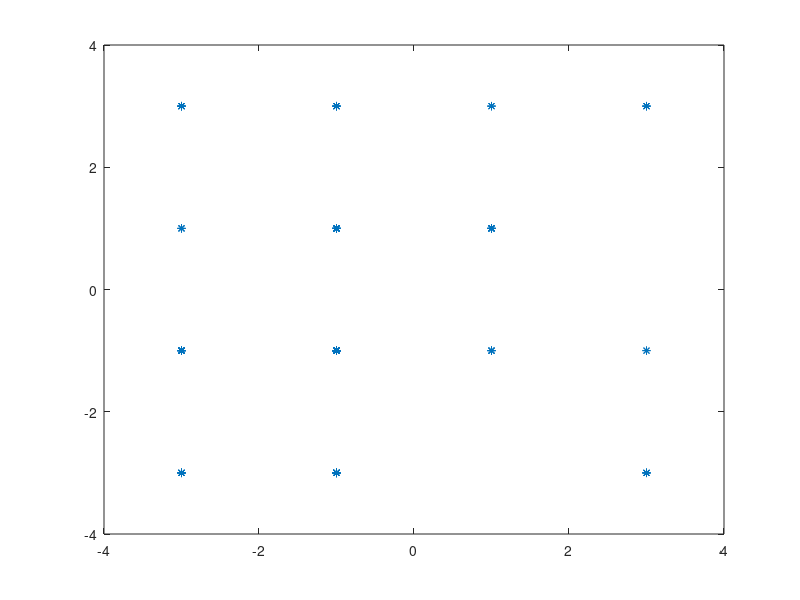

Here is the MATLAB script that generated this plot: (Note: this script raises an error after producing the figure.)
clear;
close all;
clc;

% remove cyclic prefix
% fft
% equalization 
% remove zero-carrier

%load received OFDM signal
load('rx_signal.mat');

%determine the number of OFDM symbols
prefix_length = 4;
num_carriers = 16;
num_zero_carriers = 2;
num_ofdm_sym = length(rx_signal_noisy)/(prefix_length+num_carriers); % = 9 OFDM symbols

% Reshape into matrix
signal_matrix = reshape(rx_signal_noisy, prefix_length+num_carriers, num_ofdm_sym);

% Remove cyclic prefix
signal_matrix_wo_prefix = signal_matrix(prefix_length+1:end,:);

% Apply fft 
NFFT = 16;
signal_matrix_wo_prefix_fft = fft(signal_matrix_wo_prefix, NFFT);

%which are the unused carriers ?
%
signal_matrix_wo_prefix_fft % carriers 4 and 6 are zero-carriers
%

%channel equalization
sufficient_stats = signal_matrix_wo_prefix_fft ./ repmat(D,1,num_ofdm_sym);

% Remove zero-carriers
sufficient_stats = [sufficient_stats(1:3,:); sufficient_stats(5,:);sufficient_stats(7:end,:)];

% Remove preamble
%sufficient_stats = sufficient_stats(:,2:end);

sufficient_stats = sufficient_stats(:);

%determine the constellation for preamble and that for data
plot(sufficient_stats,'*') % => Modulation is 16-QAM
m = 16;

%determine data bits
MAP = my_qammap(m);
dec= my_demodulator(sufficient_stats(num_carriers-num_zero_carriers+1:end), MAP);

%convert data bits to text (8 consecutive  bits represent one character)
% invert de2bi(unicode2native(),8)
bits = transpose(de2bi(dec));

bits = bits(:);
bits = transpose(reshape(bits, 8, []));

transpose(native2unicode(bi2de(bits)))


